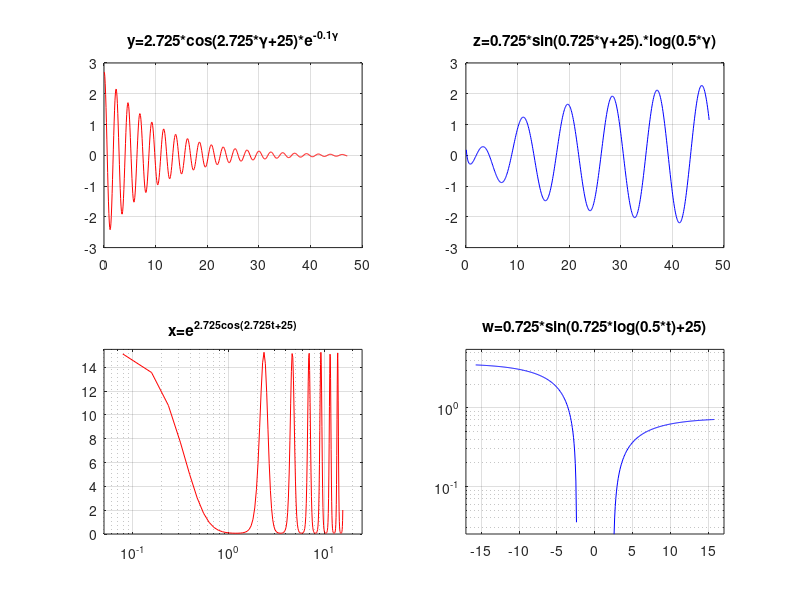

Write the MATLAB code that produced this figure.
%% Plot_EX10.m 
gamma=0:pi/40:15*pi; 
y=2.725*cos(2.725*gamma+25).*exp(-.1*gamma); 
z=0.725*sin(0.725*gamma+25).*log(0.5*gamma); 
t=-5*pi:pi/40:5*pi;     
x=exp(2.725*cos(2.725*t+25));     
w=0.725*sin(0.725*log(0.5*t)+25);  

figure % Creates a blank figure
subplot(2,2,1); plot(gamma, y, 'r-'); grid on
title('y=2.725*cos(2.725*\gamma+25)*e^{-0.1\gamma}')
subplot(2,2,2); plot(gamma, z, 'b-'); grid on
title('z=0.725*sin(0.725*\gamma+25).*log(0.5*\gamma)')
subplot (2,2,3)
semilogx(t,x,'r-')  % x axis in log. Scale for demo purposes 
grid on
axis([0.05 25 0 15.5]); % Assign min and max values for x & y axes
title('x=e^{2.725cos(2.725t+25)}')
subplot(2,2,4)
semilogy(t, w, 'b-')      % y axis in log. Scale 
grid on; axis([-17 17 0.025 5.5]), 
title('w=0.725*sin(0.725*log(0.5*t)+25)')
